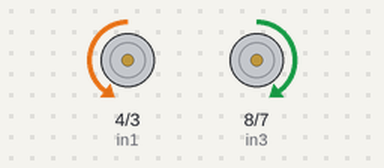
The sketch below on a simulated Arduino Uno, built with avr-gcc and run on an emulated ATmega328P. Parts: motor-driver pin pairs drawn as motors (green arrow = first pin HIGH = forward, orange = second pin HIGH = backward, longer = more drive, scaled by the enable pin). What the sketch prints to the serial monitor is not drawn.

Above: at 0.5 s.
At 1.8 s:
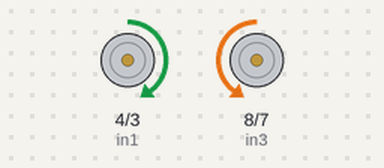
Timing chart, 0 to 6.4 s (numbered marks = the images above):
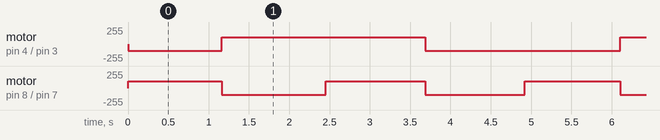

The sketch:

Robot_Control.ino
```cpp
    int enA = 5; int in1 = 4; int in2 = 3; // Motor A (LEFT) pins
    int enB = 6; int in3 = 8; int in4 = 7; // Motor B (RIGHT) pins
    int speed = 100;

void setup() {
  Serial.begin(19200);

    // Configure motor L (Left)
    pinMode(enA, OUTPUT);
    pinMode(in1, OUTPUT);
    pinMode(in2, OUTPUT);
    // Configure motor R (Right)
    pinMode(enB, OUTPUT);
    pinMode(in3, OUTPUT);
    pinMode(in4, OUTPUT);
}

void loop() {
  for (int i=1;i<100;i++) {
  DriveForward(speed); }
  for (int i=1;i<100;i++) {
  DriveBackward(speed); }
  for (int i=1;i<100;i++) {
  TurnLeft(speed); }
  for (int i=1;i<100;i++) {
  TurnRight(speed); }
}

void DriveForward(int speed){
  Serial.println("Forward ----- Forward");
    // Turn on Motor L Forward
    digitalWrite(in1,0); digitalWrite(in2,1);
    analogWrite(enA,speed); // Set left motor to input speed

    // Turn on Motor R Forward
    digitalWrite(in4,0); digitalWrite(in3,1);
    analogWrite(enB,speed); // Set left motor to input speed
}
void DriveBackward(int speed){
  Serial.println("Backward ----- Backward");
    // Turn on Motor L Backward
    digitalWrite(in1,1); digitalWrite(in2,0);
    analogWrite(enA,speed); // Set left motor to input speed

    // Turn on Motor R Backward
    digitalWrite(in4,1); digitalWrite(in3,0);
    analogWrite(enB,speed); // Set left motor to input speed
}
void TurnLeft(int speed){
  Serial.println("Backward ----- Forward");
    // Turn on Motor L Backward
    digitalWrite(in1,1); digitalWrite(in2,0);
    analogWrite(enA,speed); // Set left motor to input speed

    // Turn on Motor R Forward
    digitalWrite(in4,0); digitalWrite(in3,1);
    analogWrite(enB,speed); // Set left motor to input speed
}
void TurnRight(int speed){
  Serial.println("Forward ----- Backward");
    // Turn on Motor L Forward
    digitalWrite(in1,0); digitalWrite(in2,1);
    analogWrite(enA,speed); // Set left motor to input speed

    // Turn on Motor R Backward
    digitalWrite(in4,1); digitalWrite(in3,0);
    analogWrite(enB,speed); // Set left motor to input speed
}
```

Measured:
- by itself, motor on pin 4 (in1) / pin 3 (in2): repeats every 4.9 s: forward 100/255 2.5 s, backward 100/255 2.4 s
- by itself, motor on pin 8 (in3) / pin 7 (in4): alternates forward 100/255 for 1.2 s and backward 100/255 for 1.3 s
